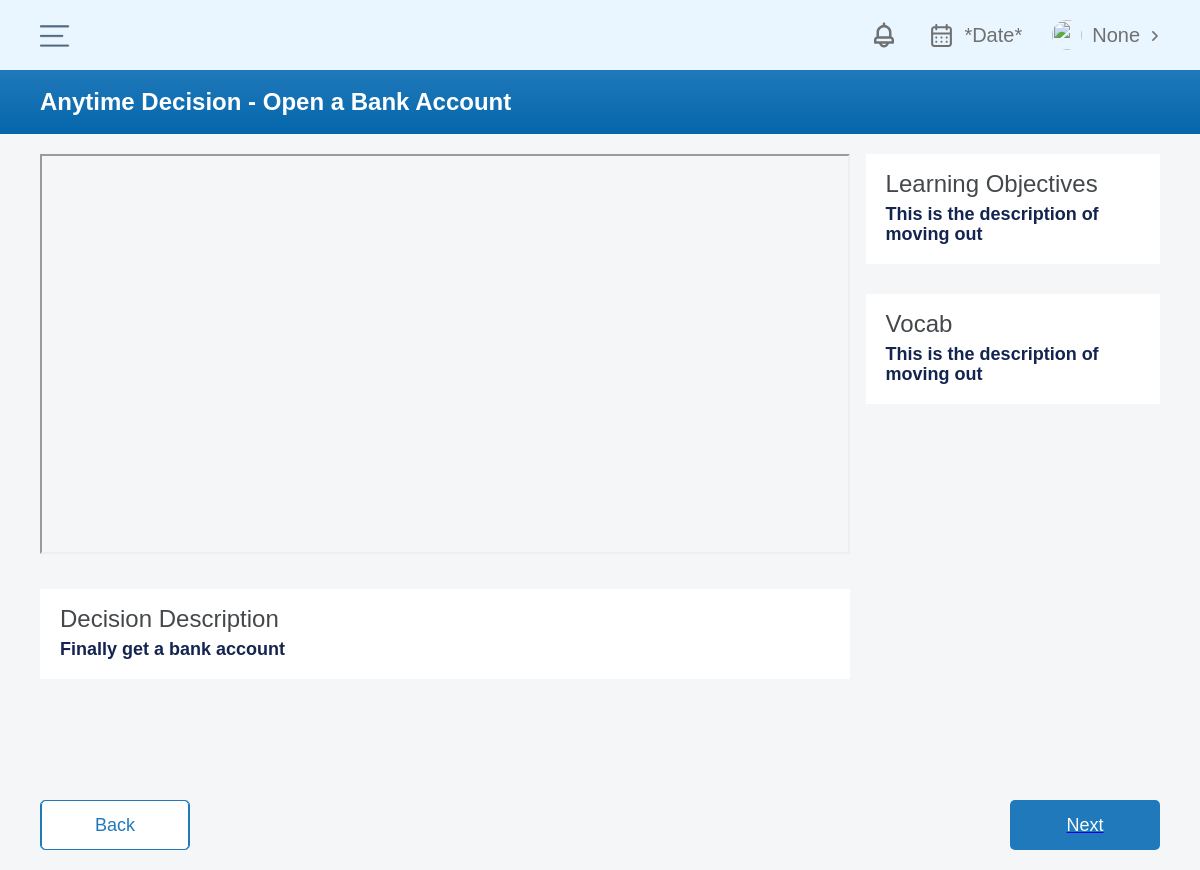
The app's page /anytime-decision/3/ (signed in) with its own data.
### Student/models.py (models this page shows, shortened)
class AnytimeDecision(models.Model):
    title = models.CharField(max_length=500, null=True, blank=True)
    name_id = models.CharField(max_length=500, null=True, blank=True)
    step2_path = models.CharField(max_length=500, null=True, blank=True)
    video_link = models.CharField(max_length=500, null=True, blank=True)
    decision_id = models.CharField(max_length=500, null=True, blank=True)
    description = models.TextField(max_length=500, null=True, blank=True)
    learning_objectives = models.TextField(max_length=500, null=True, blank=True)
    vocab = models.TextField(max_length=500, null=True, blank=True)
    yearly_cost = models.IntegerField(null=True, blank=True)
    monthly_cost = models.IntegerField(null=True, blank=True)
    next_btn_link = models.CharField(max_length=500, null=True, blank=True)
    img = models.ImageField(upload_to='anytimeImages/', null=True, blank=True)

### Student/views.py (the view)
# urls.py: path('<str:id>/', views.anytime_decision, name='anytime-decision'),
def anytime_decision(request, id):
    ad = AnytimeDecision.objects.get(pk=id)
    context = {
        'ad': ad
    }
    return render(request, 'Students/anytime-decision.html', context=context)

### Accounts/models.py (called while the page is built)
    def get_first_name(self):
        return self.first_name

    def get_user_id(self):
        return self.user_id

    def get_user_image(self):
        return self.user_image

### Budget/context-processors.py (called while the page is built)
def account_info(request):
    user = request.user
    if user.is_active:
        account = Account.objects.filter(pk=request.user.pk)
        user_id = account.model.get_user_id(self=user)
        first_name = account.model.get_first_name(self=user)
        user_image = account.model.get_user_image(self=user)
        return {
            'first_name': first_name,
            'user_image': user_image,
        }
    else:
        return {
            'first_name': 'user',
            'user_image': 'img',
        }

### templates/Students/anytime-decision.html (shortened to what this page needs)
{% extends 'Students/base.html' %}
{% load static %}
{% block content %}
    <body class="body-2">
  <div class="fullpage-wrapper">
    <div class="full-page-wrapper">
      <div class="section-container">
        <div class="page-title-blue anytime-decision">
          <h1 class="heading-4">Anytime Decision - {{ ad.title }}</h1>
        </div>
      </div>
    </div>
    <div class="grid-wrapper">
      <div class="w-layout-grid grid-18 step1">
        <div id="w-node-_1ec6b8d4-8954-2eda-b421-883a183f00b4-cd267249">
          <div class="video-wrapper">
                <iframe src="{{ ad.video_link }}" title="W3Schools Free Online Web Tutorials" width="100%" height="400px" ></iframe>
          </div>
          <div id="w-node-_72f08ab3-adc3-7cf0-7027-77b91e08d9ba-cd267249" class="_20-padding-container _30-top">
            <div class="horizontal">
              <div class="_24px anytimedecision">Decision Description</div>
            </div>
            <div id="w-node-_72f08ab3-adc3-7cf0-7027-77b91e08d9bf-cd267249" class="_10-top displayed">
              <div class="_18px">{{ ad.description }}</div>
            </div>
          </div>
        </div>
        <div id="w-node-c5a806e0-724a-5949-d988-9e528c3a62f9-cd267249">
          <div id="w-node-_6eb24419-a21f-45df-39ba-9617e303e0de-cd267249" class="_20-padding-container">
            <div class="horizontal">
              <div class="_24px anytimedecision">Learning Objectives</div>
            </div>
            <div class="_10-top displayed">
              <div class="_18px">{{ ad.learning_objectives }}</div>
            </div>
          </div>
          <div id="w-node-bef59854-656b-b540-0c20-2fa52cc17a38-cd267249" class="_20-padding-container _30-top">
            <div class="horizontal">
              <div class="_24px anytimedecision">Vocab</div>
            </div>
            <div class="_10-top displayed">
              <div class="_18px">{{ ad.vocab|linebreaksbr }}</div>
            </div>
          </div>
        </div>
      </div>
    </div>
    <div class="button-wrapper bottom-spacing">
      <div class="button">
          <input type=button class="button" style="font-size: 18px" value="Back" onClick="javascript:history.go(-1);">
      </div>
        <a href="/{{ ad.next_btn_link }}">
        <div class="button next">
            <div class="button-text next">Next</div>
        </div>
      </a>
    </div>
  </div>
</body>
{% endblock %}

### static/budget/css/webflow.css (style rules this page uses)
* { -webkit-box-sizing: border-box; -moz-box-sizing: border-box; box-sizing: border-box; }
html { height: 100%; }
body { margin: 0; min-height: 100%; background-color: #fff; font-family: Arial, sans-serif; font-size: 14px; line-height: 20px; color: #333; }
h1, h2, h3, h4, h5, h6 { font-weight: bold; margin-bottom: 10px; }
h1 { font-size: 38px; line-height: 44px; margin-top: 20px; }
button, [type='button'], [type='reset'] { border: 0; cursor: pointer; -webkit-appearance: button; }

### records on screen
AnytimeDecision: title "Open a Bank Account", description "Finally get a bank account", learning_objectives "This is the description of moving out", vocab "This is the description of moving out"

### other values on screen
{{ first_name }} "None"
